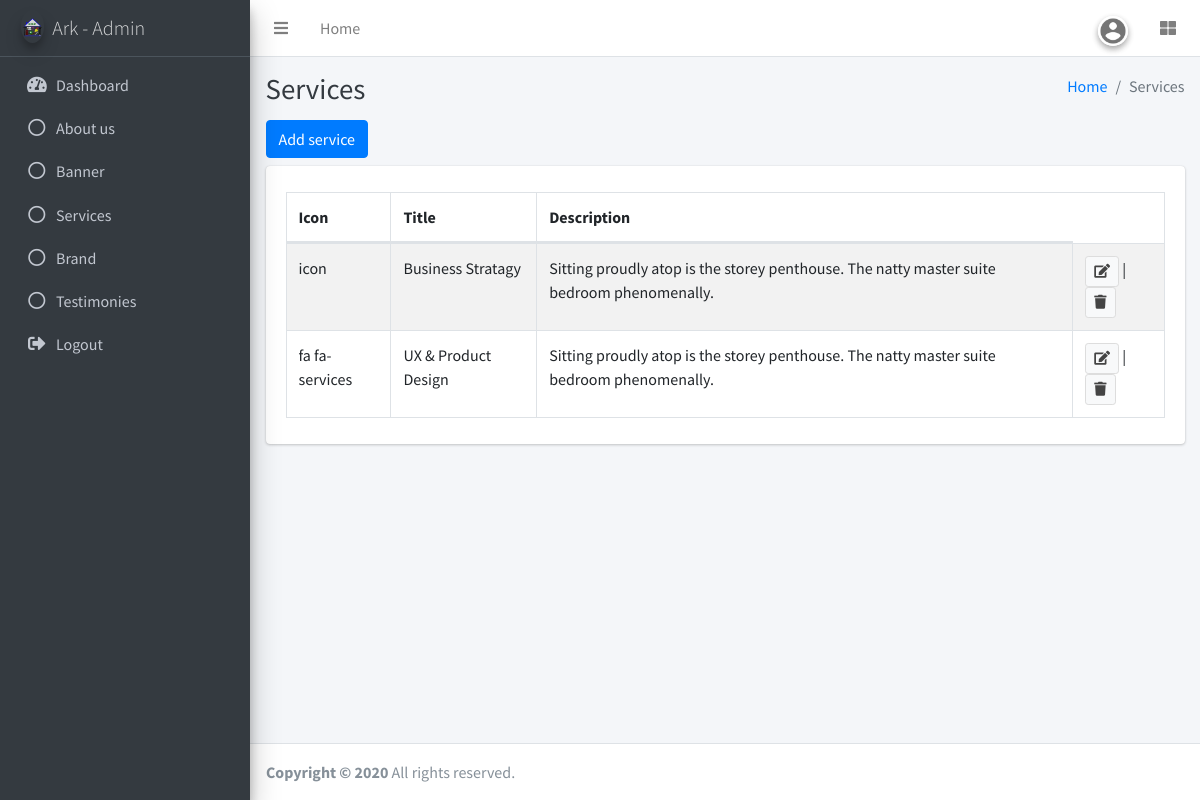
The page /0.0.0.0/manage-services.php (signed in) on the database its author committed.
### tables this page shows
CREATE TABLE `services` (
  `id` int(11) NOT NULL,
  `icon` varchar(100) NOT NULL,
  `title` varchar(150) NOT NULL,
  `description` varchar(2040) NOT NULL
);

### 0.0.0.0/model/MysqliDb.php (called while the page is built, shortened)
<?php
class MysqliDb
{
    public static $prefix = '';
    protected $_mysqli = array();
    protected $_query;
    protected $_queryOptions = array();
    protected $_orderBy = array();
    protected $_groupBy = array();
    public $returnType = 'array';
    protected $_nestJoin = false;
    private $_tableName = '';
    protected $_mapKey = null;
    public $defConnectionName = 'default';
    protected $_transaction_in_progress = false;
    public function __construct($host = null, $username = null, $password = null, $db = null, $port = null, $charset = 'utf8', $socket = null)
    {
        $isSubQuery = false;
    }
    public function addConnection($name, array $params)
    {
        foreach (array('host', 'username', 'password', 'db', 'port', 'socket', 'charset') as $k) {
            $prm = isset($params[$k]) ? $params[$k] : null;
            if ($k == 'host') {
                if (is_object($prm))
                    $this->_mysqli[$name] = $prm;
                if (!is_string($prm))
                    $prm = null;
            }
        }
        return $this;
    }
    public function mysqli()
    {
        return $this->_mysqli[$this->defConnectionName];
    }
    protected function reset()
    {
        $this->_orderBy = array();
        $this->_groupBy = array();
        $this->_query = null;
        $this->_queryOptions = array();
        $this->returnType = 'array';
        $this->_nestJoin = false;
        $this->_tableName = '';
        $this->_mapKey = null;
        if(!$this->_transaction_in_progress ) {
            $this->defConnectionName = 'default';
        }
        return $this;
    }
    public function get($tableName, $numRows = null, $columns = '*')
    {
        $column = is_array($columns) ? implode(', ', $columns) : $columns;
        if (strpos($tableName, '.') === false) {
            $this->_tableName = self::$prefix . $tableName;
        } else {
            $this->_tableName = $tableName;
        }
        $this->_query = 'SELECT ' . implode(' ', $this->_queryOptions) . ' ' .
            $column . " FROM " . $this->_tableName;
        $stmt = $this->_buildQuery($numRows);
        $stmt->execute();
        $res = $this->_dynamicBindResults($stmt);
        return $res;
    }
    protected function _buildQuery($numRows = null, $tableData = null)
    {
        $stmt = $this->_prepareQuery();
        return $stmt;
    }
    protected function _dynamicBindResults(mysqli_stmt $stmt)
    {
        $parameters = array();
        $results = array();
        $mysqlLongType = 252;
        $shouldStoreResult = false;
        $meta = $stmt->result_metadata();
        $row = array();
        while ($field = $meta->fetch_field()) {
            if ($this->_nestJoin && $field->table != $this->_tableName) {
                $field->table = substr($field->table, strlen(self::$prefix));
                $row[$field->table][$field->name] = null;
                $parameters[] = & $row[$field->table][$field->name];
            } else {
                $row[$field->name] = null;
                $parameters[] = & $row[$field->name];
            }
        }
        call_user_func_array(array($stmt, 'bind_result'), $parameters);
        while ($stmt->fetch()) {
            if ($this->returnType == 'object') {
                $result = new stdClass ();
                foreach ($row as $key => $val) {
                    if (is_array($val)) {
                        $result->$key = new stdClass ();
                        foreach ($val as $k => $v) {
                            $result->$key->$k = $v;
                        }
                    } else {
                        $result->$key = $val;
                    }
                }
            } else {
                $result = array();
                foreach ($row as $key => $val) {
                    if (is_array($val)) {
                        foreach ($val as $k => $v) {
                            $result[$key][$k] = $v;
                        }
                    } else {
                        $result[$key] = $val;
                    }
                }
            }
            if ($this->_mapKey) {
                $results[$row[$this->_mapKey]] = count($row) > 2 ? $result : end($result);
            } else {
                array_push($results, $result);
            }
        }
        return $results;
    }
    protected function _buildCondition($operator, &$conditions)
    {
        if (empty($conditions)) {
            return;
        }
        $this->_query .= ' ' . $operator;
    }
    protected function _buildGroupBy()
    {
        if (empty($this->_groupBy)) {
            return;
        }
        $this->_query .= " GROUP BY ";
        $this->_query = rtrim($this->_query, ', ') . " ";
    }
    protected function _buildOrderBy()
    {
        if (empty($this->_orderBy)) {
            return;
        }
        $this->_query .= " ORDER BY ";
        $this->_query = rtrim($this->_query, ', ') . " ";
    }
    protected function _prepareQuery()
    {
        $stmt = $this->mysqli()->prepare($this->_query);
        if ($stmt !== false) {
            return $stmt;
        }
        $error = $this->mysqli()->error;
        $query = $this->_query;
        $errno = $this->mysqli()->errno;
        throw new Exception(sprintf('%s query: %s', $error, $query), $errno);
    }
    protected function replacePlaceHolders($str, $vals)
    {
        $newStr = "";
        $newStr .= $str;
        return $newStr;
    }
}

### 0.0.0.0/model/config.php (called while the page is built)
<?php
 require_once ('MysqliDb.php');
 $mysqli = new mysqli ('localhost', 'root', '', 'ark_admin');
 $db = new MysqliDb ($mysqli);
?>

### 0.0.0.0/manage-services.php (the view, shortened to what this page needs)
<?php
  require('session.php');
  include 'views/nav_header.php';
?>
  <div class="content-wrapper">
    <div class="content-header">
      <div class="container-fluid">
        <div class="row mb-2">
          <div class="col-sm-6">
            <h1 class="m-0 text-dark">Services</h1>
          </div>
          <div class="col-sm-6">
            <ol class="breadcrumb float-sm-right">
              <li class="breadcrumb-item"><a href="#">Home</a></li>
              <li class="breadcrumb-item active">Services</li>
            </ol>
          </div>
        </div>
      </div>
    </div>
	<section class="content">
		  <div class="container-fluid">
		    <div class="row">
		      <div class="col-md-12 mb-2" style="margin-top: -10px;">
		      	<button type="button" class="btn btn-primary" data-toggle="modal" data-target="#add">
                  Add service
                </button>
              </div>
		      <div class="col-md-12">
		        <div class="card">
		          <div class="card-body">
              	    <table id="tbl_service" class="table table-bordered table-striped">
              	    	<thead>
		                <tr>
		                  <th>Icon</th>
		                  <th>Title</th>
		                  <th>Description</th>
		                </tr>
		                </thead>
		                <tbody>
		                 <?php
                          $shop = $db->get('services');
                          foreach ($shop as $row)
                          {
                          	$id = $row['id'];
                          	?>
                            <tr>
		                  	<td><?php echo $row['icon']; ?></td>
		                  	<td><?php echo $row['title']; ?></td>
		                  	<td><?php echo $row['description']; ?></td>
		                  	<td>
		                  	<a href="#edit<?=$id?>" data-toggle="modal"><button type="button" class="btn btn-default btn-sm"><span class="fa fa-edit"></span></button></a> |
				            <a href="#delete<?=$id?>" data-toggle="modal"><button type="button" class="btn
				            btn-default btn-sm"><span class="fa fa-trash"></span></button></a>
		                  	</td>
		                    </tr>
                          	<?php
                          }
		                 ?>
		                </tbody>
              	    </table>
              	  </div>
		        </div>
		        </div>
		    </div>
		  </div>
	</section>
<?php
  include 'views/footer.php';
?>

### rows shown on the page
services: icon "icon", title "Business Stratagy", description "Sitting proudly atop is the storey penthouse. The natty master suite bedroom phenomenally."
services: icon "fa fa-services", title "UX & Product Design", description "Sitting proudly atop is the storey penthouse. The natty master suite bedroom phenomenally."
